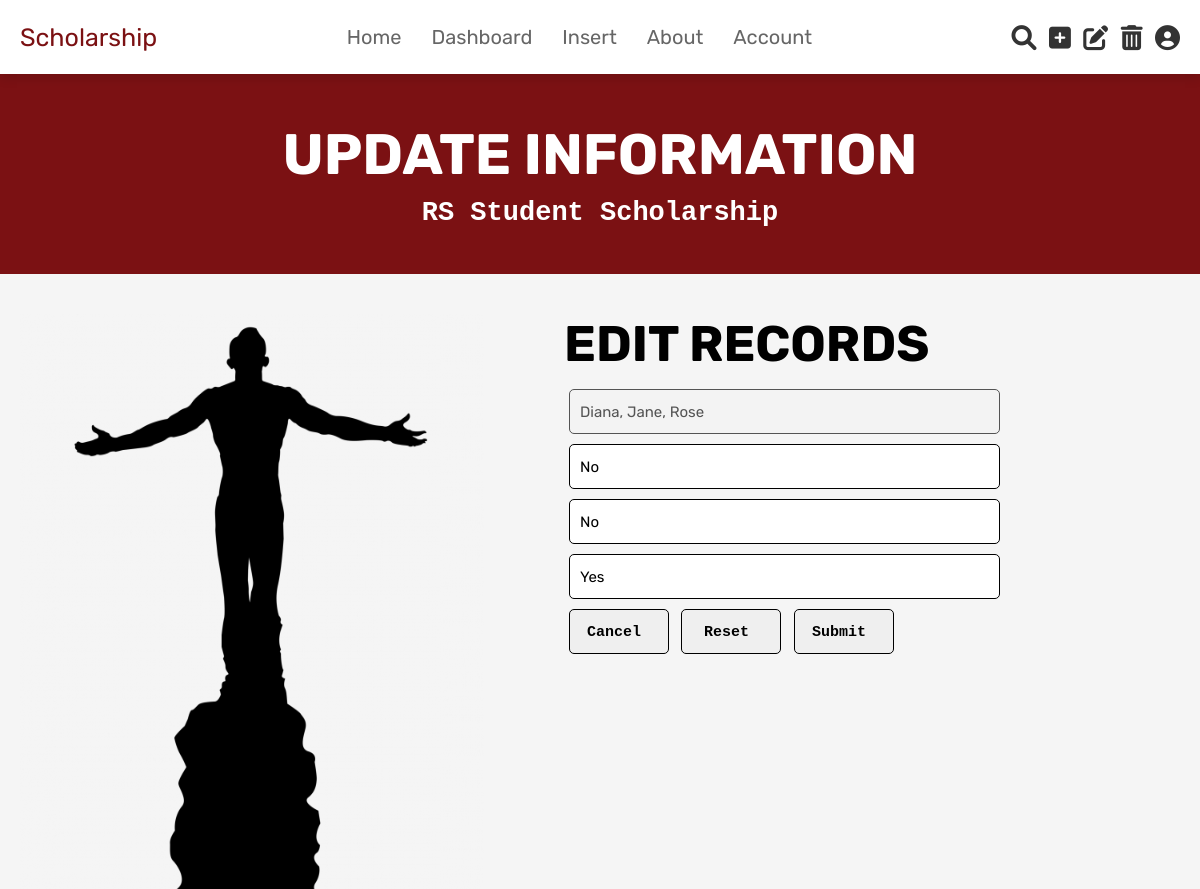
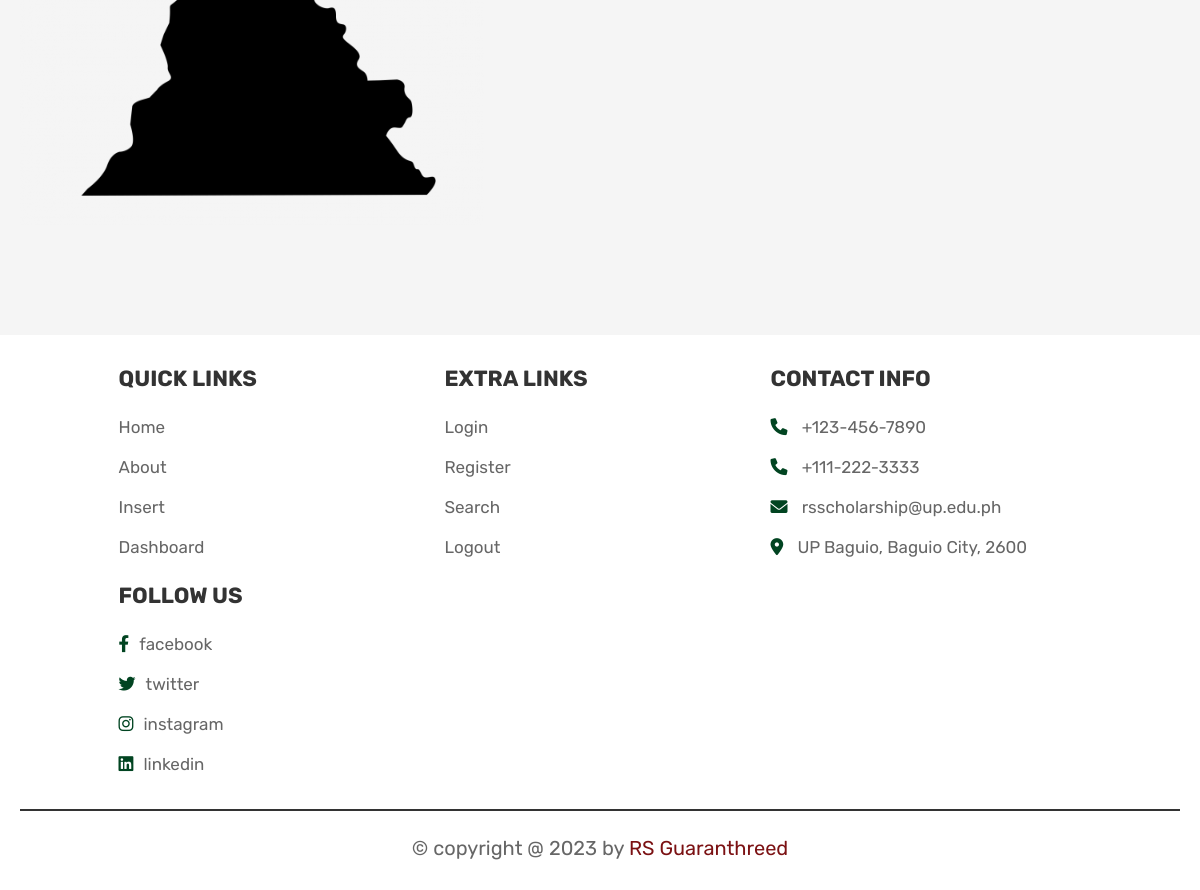
The app's page /updating-stud-dependency.php?edit=20184526 (signed in) with its own data (2 pictures, top to bottom).
### tables this page shows
CREATE TABLE `scholar_basic_info` (
  `Student_ID` int(10) NOT NULL,
  `last_name` varchar(30) NOT NULL,
  `given_name` varchar(30) NOT NULL,
  `middle_name` varchar(30) NOT NULL,
  `sex` varchar(10) NOT NULL,
  `birthdate` date NOT NULL,
  `citizenship` varchar(30) NOT NULL,
  `civil_status` varchar(30) NOT NULL,
  `permanent_address` varchar(100) NOT NULL,
  `present_address` varchar(100) NOT NULL,
  `email_address` varchar(100) NOT NULL,
  `mobile_number` varchar(11) NOT NULL
);

CREATE TABLE `stud_allowance_dependency` (
  `Student_ID` int(10) NOT NULL,
  `parent_dependent` varchar(3) NOT NULL,
  `relative_dependent` varchar(3) NOT NULL,
  `employment_dependent` varchar(3) NOT NULL
);

### updating-stud-dependency.php (the view, shortened to what this page needs)
<!DOCTYPE html>
<html lang="en">
<head>
   <link rel="stylesheet" href="https://cdnjs.cloudflare.com/ajax/libs/font-awesome/6.0.0/css/all.min.css">
   <link rel="stylesheet" href="css/home_style.css">
</head>
<body>
    <?php @include 'header.php'; ?>
    <section class="heading">
    <h3>update information</h3 >
    <h4>RS Student Scholarship</h4>
    </section>
    <section class="update-content">
    <div class="update-container">
        <div class="update-left">
            <img class="up" src="images/oblation.png"/>
        </div>
        <?php
        if(isset($_GET['edit'])){
            $id = $_GET['edit'];
        }
        $query = "SELECT scholar_basic_info.Student_ID, last_name, given_name, middle_name,
                parent_dependent, relative_dependent, employment_dependent
                FROM `scholar_basic_info`
                JOIN `stud_allowance_dependency` ON scholar_basic_info.Student_ID = stud_allowance_dependency.Student_ID
                WHERE scholar_basic_info.Student_ID = '$id'";
        $result = mysqli_query($conn, $query) or die(mysqli_error($conn));
        while($rows = mysqli_fetch_array($result)){
            $lastname = $rows['last_name'];
            $givenname = $rows['given_name'];
            $middlename = $rows['middle_name'];
            $parent_dependent = $rows['parent_dependent'];
            $relative_dependent = $rows['relative_dependent'];
            $employment_dependent = $rows['employment_dependent'];
        }
  ?>
        <div class="update-right">
        <h1 class="edit-info">EDIT RECORDS</h1>
        <form method="POST" action="updated-stud-dependency.php">
        <div class="form-group">
        <input class="box" value="<?php echo $lastname. ', '. $givenname. ', '. $middlename;?>" disabled>
        </div>
        <div class="form-group">
        <input placeholder="Parent Dependen" name="parent_dependent" class="box" value="<?php echo $parent_dependent;?>">
        </div>
        <div class="form-group">
        <input placeholder="Relative Dependent" name="relative_dependent" class="box" value="<?php echo $relative_dependent;?>">
        </div>
        <div class="form-group">
        <input placeholder="Employment Dependent" name="employment_dependent" class="box" value="<?php echo $employment_dependent;?>">
        </div>
        <div class="form-group">
        <button type="button" class="button" onclick = "cancel()">Cancel</button>
        <input type="reset" class="button" value="Reset">
        <input type="submit" name="submit" class="button" value="Submit">
        </div>
        </form>
        </div>
    </div>
    </section>
<?php @include 'footer.php'; ?>
</body>
</html>

### css/home_style.css (style rules this page uses)
:root { --pink:#e84393; --red:#c0392b; --orange:#f39c12; --black:#333; --white:#fff; --light-color:#666; --light-white:#ccc; --light-bg:#f5f5f5; --forest-green : #014421; --maroon : #7b1113; --gold : #FFD700; --gray: #676767; --border:.2rem solid var(--black); --box-shadow:0 .5rem 1rem rgba(0,0,0,.1); }
* { font-family: 'Rubik', sans-serif; margin:0; padding:0; box-sizing: border-box; outline: none; border:none; text-decoration: none; transition:all .2s linear; }
html { font-size: 62.5%; overflow-x: hidden; scroll-behavior: smooth; scroll-padding-top: 6.5rem; }
body { background: var(--light-bg); }
section { padding:3rem 2rem; }
.heading { display: flex; flex-flow: column; align-items: center; justify-content: center; gap:1rem; background-color: var(--maroon); text-align: center; min-height: 25vh; }
.heading h3 { font-size: 5.7rem; color:var(--white); text-transform: uppercase; }
.heading h4 { font-size: 2.7rem; color:var(--white); font-family: 'Courier New', Courier, monospace; }
.update-content { width: 100%; min-height: 110vh; }
.update-content .update-container { min-height: 110vh; }
.update-content .update-container .update-left { float: left; width: 40%; }
.update-content .update-container .update-left .up { height: 100vh; width: 100%; }
.update-content .update-container .update-right { margin-left: 40%; margin-top: 3rem; }
.update-content .update-container .update-right .form-group { margin-left: 8rem; }
.update-content .update-container .box { width: 70%; height: 4.5rem; padding: 1rem 1rem; font-size: 1.5rem; border: 1px solid; margin:0.5rem 0.5rem; margin-bottom: 0.5rem; border-radius: 0.5rem; }
.update-content .update-container .button { height: 4.5rem; width: 10rem; font-size: 1.5rem; font-family: 'Courier New', Courier, monospace; font-weight: bold; padding-right: 1rem; margin:0.5rem 0.5rem; padding-top: 0.2rem; border: 1px solid; margin-bottom: 0.5rem; border-radius: 0.5rem; }
.update-content .update-container .update-right .edit-info { font-size: 5rem; margin-left: 8rem; margin-top: -2rem; margin-bottom: 1rem; }
h1 { font-size:17px; margin-left: 1rem; margin-top:1rem; }

### records on screen
scholar_basic_info: last_name+given_name+middle_name "Diana, Jane, Rose", parent_dependent "No", relative_dependent "No", employment_dependent "Yes"
